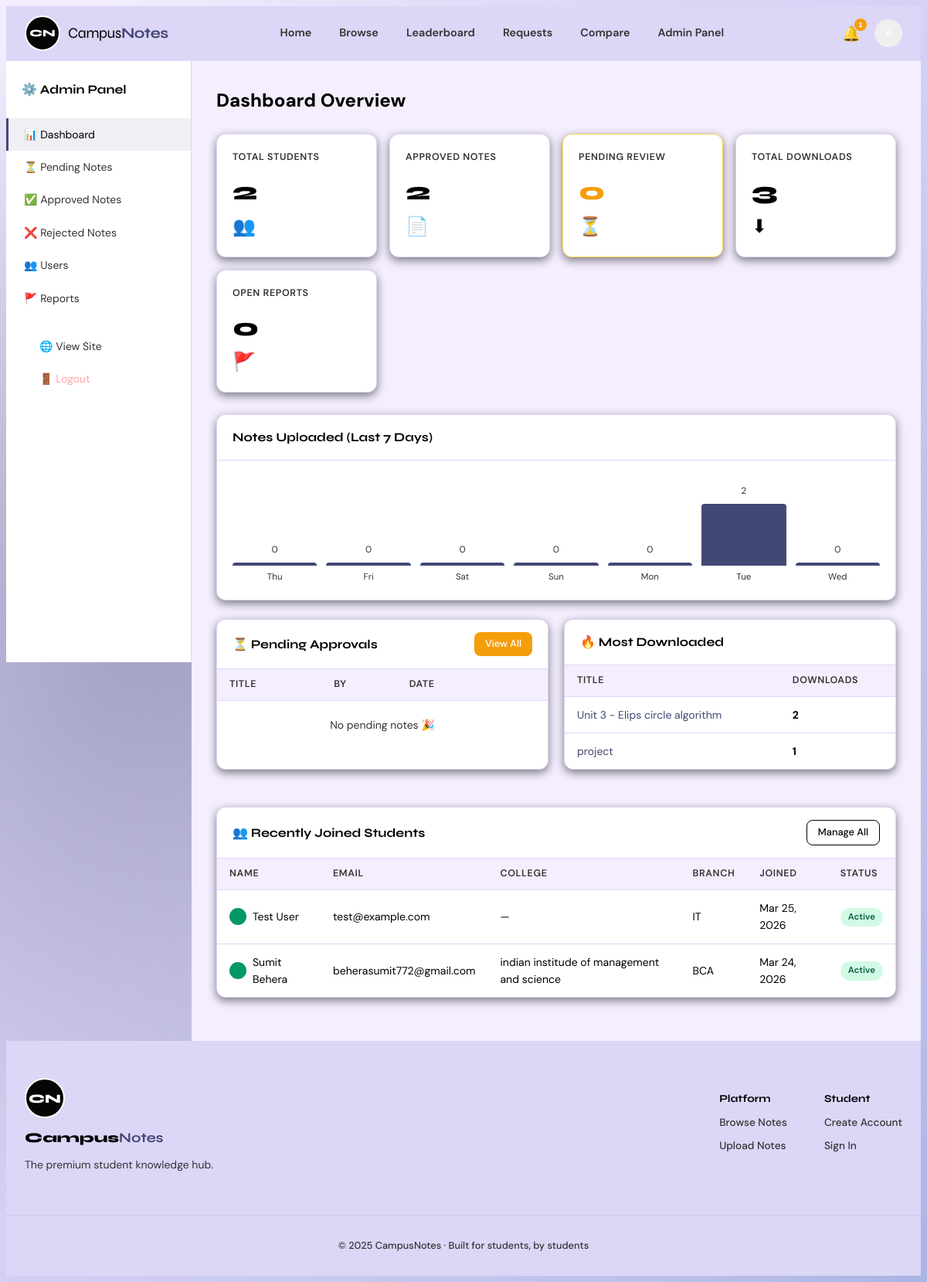
The page /admin (signed in) on the database its author committed.
### tables this page shows
CREATE TABLE notes(
        id INTEGER PRIMARY KEY AUTOINCREMENT, title TEXT NOT NULL,
        subject TEXT NOT NULL, branch TEXT NOT NULL, semester INTEGER NOT NULL,
        note_type TEXT NOT NULL, difficulty TEXT NOT NULL,
        description TEXT, tags TEXT, college TEXT, file_path TEXT NOT NULL,
        file_name TEXT, file_size INTEGER, file_ext TEXT,
        uploaded_by INTEGER NOT NULL REFERENCES users(id) ON DELETE CASCADE,
        downloads INTEGER DEFAULT 0, views INTEGER DEFAULT 0,
        status TEXT DEFAULT 'pending', reject_reason TEXT,
        featured INTEGER DEFAULT 0,
        uploaded_at TEXT DEFAULT(datetime('now')), approved_at TEXT);

CREATE TABLE users(
        id INTEGER PRIMARY KEY AUTOINCREMENT, name TEXT NOT NULL,
        email TEXT UNIQUE NOT NULL, password_hash TEXT NOT NULL,
        role TEXT DEFAULT 'student', status TEXT DEFAULT 'active',
        college TEXT, branch TEXT, semester INTEGER, bio TEXT,
        avatar_color TEXT DEFAULT '#4f46e5',
        created_at TEXT DEFAULT(datetime('now')), profile_picture TEXT, is_verified INTEGER DEFAULT 0);

### app.py (the view)
@app.route('/admin')
@admin_req
def admin_dashboard():
    db=get_db()
    today=date.today()
    daily=[{'day':(today-timedelta(days=i)).strftime('%a'),
            'count':db.execute("SELECT COUNT(*) FROM notes WHERE date(uploaded_at)=?",(str(today-timedelta(days=i)),)).fetchone()[0]}
           for i in range(6,-1,-1)]
    return render_template('admin/dashboard.html',
        total_users=db.execute("SELECT COUNT(*) FROM users WHERE role='student'").fetchone()[0],
        total_notes=db.execute("SELECT COUNT(*) FROM notes WHERE status='approved'").fetchone()[0],
        pending=db.execute("SELECT COUNT(*) FROM notes WHERE status='pending'").fetchone()[0],
        total_downloads=db.execute("SELECT COALESCE(SUM(downloads),0) FROM notes").fetchone()[0],
        reports=db.execute("SELECT COUNT(*) FROM reports WHERE status='open'").fetchone()[0],
        recent_notes=db.execute("SELECT n.*,u.name as uploader_name,u.avatar_color FROM notes n JOIN users u ON n.uploaded_by=u.id ORDER BY n.uploaded_at DESC LIMIT 10").fetchall(),
        recent_users=db.execute("SELECT * FROM users WHERE role='student' ORDER BY created_at DESC LIMIT 5").fetchall(),
        top_notes=db.execute("SELECT * FROM notes WHERE status='approved' ORDER BY downloads DESC LIMIT 5").fetchall(),
        daily_data=daily)

### app.py (called while the page is built)
def get_db():
    if 'db' not in g:
        g.db = sqlite3.connect(DB_PATH)
        g.db.row_factory = sqlite3.Row
        g.db.execute("PRAGMA foreign_keys=ON")
    return g.db

def cur_user():
    uid = session.get('user_id')
    return get_db().execute("SELECT * FROM users WHERE id=?",(uid,)).fetchone() if uid else None

def admin_req(f):
    @functools.wraps(f)
    def dec(*a,**k):
        u = cur_user()
        if not u or u['role']!='admin':
            flash('Admin required.','error'); return redirect(url_for('login'))
        return f(*a,**k)
    return dec

@app.template_filter('fmt_date')
def tpl_date(s):
    if not s: return ''
    try: return datetime.fromisoformat(s).strftime('%b %d, %Y')
    except: return s

@app.template_filter('fmt_short')
def tpl_short(s):
    if not s: return ''
    try: return datetime.fromisoformat(s).strftime('%b %d')
    except: return s

### templates/admin/dashboard.html (shortened to what this page needs)
{% extends 'admin/base_admin.html' %}
{% block admin_content %}
<div class="admin-page-title">Dashboard Overview</div>
<div class="stat-cards">
  <div class="stat-card">
    <div class="stat-card-label">Total Students</div>
    <div class="stat-card-value">{{ total_users }}</div>
    <div class="stat-card-icon">👥</div>
  </div>
  <div class="stat-card">
    <div class="stat-card-label">Approved Notes</div>
    <div class="stat-card-value">{{ total_notes }}</div>
    <div class="stat-card-icon">📄</div>
  </div>
  <div class="stat-card" style="border-color: #fcd34d;">
    <div class="stat-card-label">Pending Review</div>
    <div class="stat-card-value" style="color: var(--warning)">{{ pending }}</div>
    <div class="stat-card-icon">⏳</div>
  </div>
  <div class="stat-card">
    <div class="stat-card-label">Total Downloads</div>
    <div class="stat-card-value">{{ total_downloads }}</div>
    <div class="stat-card-icon">⬇</div>
  </div>
  <div class="stat-card" style="{{ 'border-color: #fca5a5;' if reports > 0 }}">
    <div class="stat-card-label">Open Reports</div>
    <div class="stat-card-value" style="{{ 'color: var(--danger)' if reports > 0 }}">{{ reports }}</div>
    <div class="stat-card-icon">🚩</div>
  </div>
</div>
<div class="table-card" style="margin-bottom: 24px;">
  <div class="table-card-header">Notes Uploaded (Last 7 Days)</div>
  <div style="padding: 20px; height: 140px; display: flex; align-items: flex-end; gap: 12px;">
    {% set max_count = daily_data | map(attribute='count') | max | default(1) %}
    {% for d in daily_data %}
    <div style="flex:1; display:flex; flex-direction:column; align-items:center; gap:6px;">
      <span style="font-size:0.75rem; color:var(--muted)">{{ d.count }}</span>
      <div style="width:100%; background:var(--accent); border-radius:4px 4px 0 0; min-height:4px;
           height:{{ [(d.count / (max_count or 1) * 80)|int, 4] | max }}px;"></div>
      <span style="font-size:0.72rem; color:var(--muted)">{{ d.day }}</span>
    </div>
    {% endfor %}
  </div>
</div>
<div style="display: grid; grid-template-columns: 1fr 1fr; gap: 20px; margin-bottom: 24px;">
  <div class="table-card">
    <div class="table-card-header">
      ⏳ Pending Approvals
      <a href="{{ url_for('admin_notes', status='pending') }}" class="btn btn-warning btn-sm">View All</a>
    </div>
    <table>
      <thead><tr><th>Title</th><th>By</th><th>Date</th><th></th></tr></thead>
      <tbody>
        {% for note in recent_notes if note['status'] == 'pending' %}
        <tr>
          <td><strong>{{ note['title'][:30] }}…</strong></td>
          <td>{{ note['uploader_name'] }}</td>
          <td>{{ note['uploaded_at'] | fmt_short }}</td>
          <td><a href="{{ url_for('admin_review_note', nid=note['id']) }}" class="btn btn-primary btn-sm">Review</a></td>
        </tr>
        {% else %}
        <tr><td colspan="4" style="text-align:center; color:var(--muted); padding:20px">No pending notes 🎉</td></tr>
        {% endfor %}
      </tbody>
    </table>
  </div>
  <div class="table-card">
    <div class="table-card-header">🔥 Most Downloaded</div>
    <table>
      <thead><tr><th>Title</th><th>Downloads</th></tr></thead>
      <tbody>
        {% for note in top_notes %}
        <tr>
          <td><a href="{{ url_for('note_detail', nid=note['id']) }}" style="color:var(--accent)">{{ note['title'][:35] }}</a></td>
          <td><strong>{{ note['downloads'] }}</strong></td>
        </tr>
        {% else %}
        <tr><td colspan="2" style="text-align:center; color:var(--muted); padding:20px">No notes yet</td></tr>
        {% endfor %}
      </tbody>
    </table>
  </div>
</div>
<div class="table-card">
  <div class="table-card-header">
    👥 Recently Joined Students
    <a href="{{ url_for('admin_users') }}" class="btn btn-outline btn-sm">Manage All</a>
  </div>
  <table>
    <thead><tr><th>Name</th><th>Email</th><th>College</th><th>Branch</th><th>Joined</th><th>Status</th></tr></thead>
    <tbody>
      {% for user in recent_users %}
      <tr>
        <td>
          <div style="display:flex; align-items:center; gap:8px;">
            <div class="avatar-xs" style="background:{{ user['avatar_color'] }}">{{ user.initials }}</div>
            {{ user['name'] }}
          </div>
        </td>
        <td>{{ user['email'] }}</td>
        <td>{{ user['college'] or '—' }}</td>
        <td>{{ user['branch'] or '—' }}</td>
        <td>{{ user['created_at'] | fmt_date }}</td>
        <td><span class="status-badge status-{{ user['status'] }}">{{ user['status'].title() }}</span></td>
      </tr>
      {% endfor %}
    </tbody>
  </table>
</div>
{% endblock %}

### templates/admin/base_admin.html
{% extends 'base.html' %}
{% block content %}
<div class="admin-layout">
  <aside class="admin-sidebar">
    <div class="admin-brand">⚙️ Admin Panel</div>
    <a href="{{ url_for('admin_dashboard') }}" class="admin-nav-item {{ 'active' if request.endpoint == 'admin_dashboard' }}">
      📊 Dashboard
    </a>
    <a href="{{ url_for('admin_notes', status='pending') }}" class="admin-nav-item {{ 'active' if request.endpoint == 'admin_notes' }}">
      ⏳ Pending Notes
      {% set p = pending_count %}
    </a>
    <a href="{{ url_for('admin_notes', status='approved') }}" class="admin-nav-item">✅ Approved Notes</a>
    <a href="{{ url_for('admin_notes', status='rejected') }}" class="admin-nav-item">❌ Rejected Notes</a>
    <a href="{{ url_for('admin_users') }}" class="admin-nav-item {{ 'active' if request.endpoint == 'admin_users' }}">👥 Users</a>
    <a href="{{ url_for('admin_reports') }}" class="admin-nav-item {{ 'active' if request.endpoint == 'admin_reports' }}">🚩 Reports</a>
    <div style="margin-top: auto; padding: 20px;">
      <a href="{{ url_for('index') }}" class="admin-nav-item">🌐 View Site</a>
      <a href="{{ url_for('logout') }}" class="admin-nav-item" style="color: #fca5a5;">🚪 Logout</a>
    </div>
  </aside>
  <main class="admin-main">
    {% block admin_content %}{% endblock %}
  </main>
</div>
{% endblock %}

### templates/base.html (shortened to what this page needs)
<!DOCTYPE html>
<html lang="en">
<head>
    <link rel="stylesheet" href="{{ url_for('static', filename='css/style.css') }}">
</head>
<body>
    <nav class="navbar">
        <div class="nav-inner">
            <a href="{{ url_for('index') }}" class="brand">
                <div
                    style="width: 42px; height: 42px; background: #050505; border-radius: 50%; display: flex; align-items: center; justify-content: center; color: #FFFFFF; font-weight: 800; font-size: 0.8rem; font-family: 'Syne', sans-serif; border: 2px solid #FFFFFF;">
                    CN</div>
                <span style="letter-spacing: -0.02em;">Campus<strong style="color: var(--primary)">Notes</strong></span>
            </a>
            <div class="nav-center">
                <a href="{{ url_for('index') }}" class="nav-link">Home</a>
                <a href="{{ url_for('browse') }}" class="nav-link">Browse</a>
                <a href="{{ url_for('leaderboard') }}" class="nav-link">Leaderboard</a>
                <a href="{{ url_for('note_requests') }}" class="nav-link">Requests</a>
                <a href="{{ url_for('compare_notes') }}" class="nav-link">Compare</a>
                {% if is_auth %}
                {% if not is_admin %}
                <a href="{{ url_for('upload') }}" class="nav-link">Upload</a>
                {% else %}
                <a href="{{ url_for('admin_dashboard') }}" class="nav-link">Admin Panel</a>
                {% endif %}
                {% endif %}
            </div>
            <div class="nav-right">
                {% if is_auth %}
                <div class="notif-wrapper">
                    <button class="notif-btn" id="notifBtn" onclick="toggleNotifs()">
                        🔔
                        {% if unread_notifs > 0 %}
                        <span class="notif-badge">{{ unread_notifs }}</span>
                        {% endif %}
                    </button>
                </div>
                <div class="user-menu-wrapper">
                    {% if current_user['profile_picture'] %}
                    <button class="user-avatar" onclick="toggleUserMenu()" style="padding:0; overflow:hidden; border:none;">
                        <img src="{{ url_for('serve_avatar', filename=current_user['profile_picture']) }}" alt="{{ user_initials }}" style="width:36px;height:36px;border-radius:50%;object-fit:cover;">
                    </button>
                    {% else %}
                    <button class="user-avatar" onclick="toggleUserMenu()"
                        {{ 'style="background:' ~ current_user['avatar_color'] ~ ';"' | safe }}>
                    </button>
                    {% endif %}
                </div>
                {% else %}
                <a href="{{ url_for('login') }}" class="btn-outline-nav">Login</a>
                <a href="{{ url_for('register') }}" class="btn-primary-nav">Sign Up</a>
                {% endif %}
            </div>
        </div>
    </nav>
    <main class="main-content">
        {% block content %}{% endblock %}
    </main>
    <footer class="footer">
        <div class="footer-inner">
            <div class="footer-brand">
                <div
                    style="width: 48px; height: 48px; background: #050505; border-radius: 50%; display: flex; align-items: center; justify-content: center; color: #FFFFFF; font-weight: 800; font-size: 1rem; font-family: 'Syne', sans-serif; margin-bottom: 12px; border: 2px solid #FFFFFF;">
                    CN</div>
                <span>Campus<strong style="color: var(--primary)">Notes</strong></span>
                <p style="margin-top: 8px; font-size: 0.875rem; color: var(--text-secondary);">The premium student
                    knowledge hub.</p>
            </div>
            <div class="footer-links">
                <div>
                    <h4>Platform</h4>
                    <a href="{{ url_for('browse') }}">Browse Notes</a>
                    {% if is_auth %}<a href="{{ url_for('upload') }}">Upload Notes</a>{% endif %}
                </div>
                <div>
                    <h4>Student</h4>
                    <a href="{{ url_for('register') }}">Create Account</a>
                    <a href="{{ url_for('login') }}">Sign In</a>
                </div>
            </div>
        </div>
        <div class="footer-bottom">
            <p>© 2025 CampusNotes · Built for students, by students</p>
        </div>
    </footer>
</body>
</html>

### rows shown on the page
notes: title "Unit 3 - Elips circle algorithm", downloads "2"
notes: title "project", downloads "1"
users: name "Test User", email "test@example.com", college "—", branch "IT", created_at|fmt_date "Mar 25, 2026", status "Active"
users: name "Sumit Behera", email "beherasumit772@gmail.com", college "indian institude of management and science", branch "BCA", created_at|fmt_date "Mar 24, 2026", status "Active"

### other values the page prints
{{ unread_notifs }} "1"
{{ total_users }} "2"
{{ total_notes }} "2"
{{ pending }} "0"
{{ total_downloads }} "3"
{{ reports }} "0"
{{ d.count }} "0" "0" "0" "0" "0" "2" "0"
{{ d.day }} "Thu" "Fri" "Sat" "Sun" "Mon" "Tue" "Wed"
